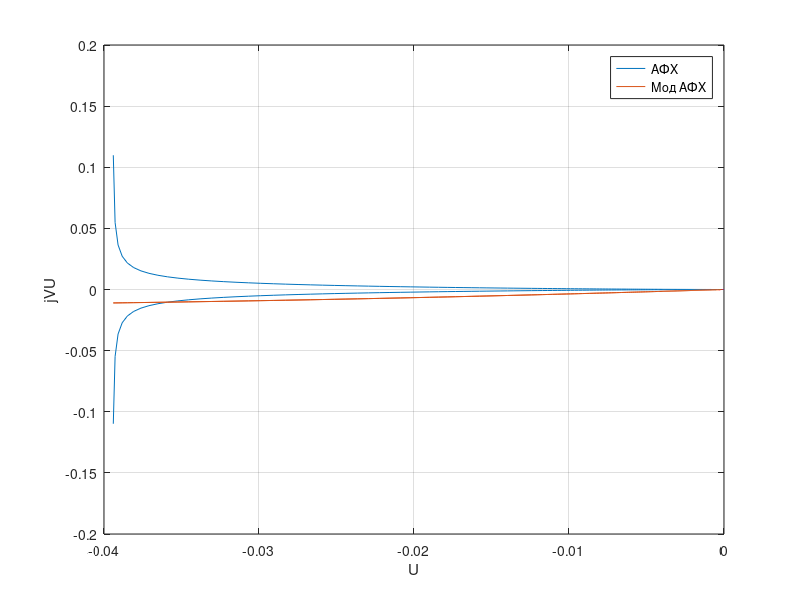

The MATLAB source for this figure:
close all
w=-100:0.1:100;
W=((18*(j*w)-5)./(9*(j*w).^2+(j*w)-91)).*(1./(5*j*w));
Um=real(W);
Vm=imag(W);
Vm1=imag(W).*w;
plot(Um,Vm); hold;
plot(Um,Vm1);
grid;
xlabel('U')
ylabel('jVU')
legend('АФХ','Мод АФХ')